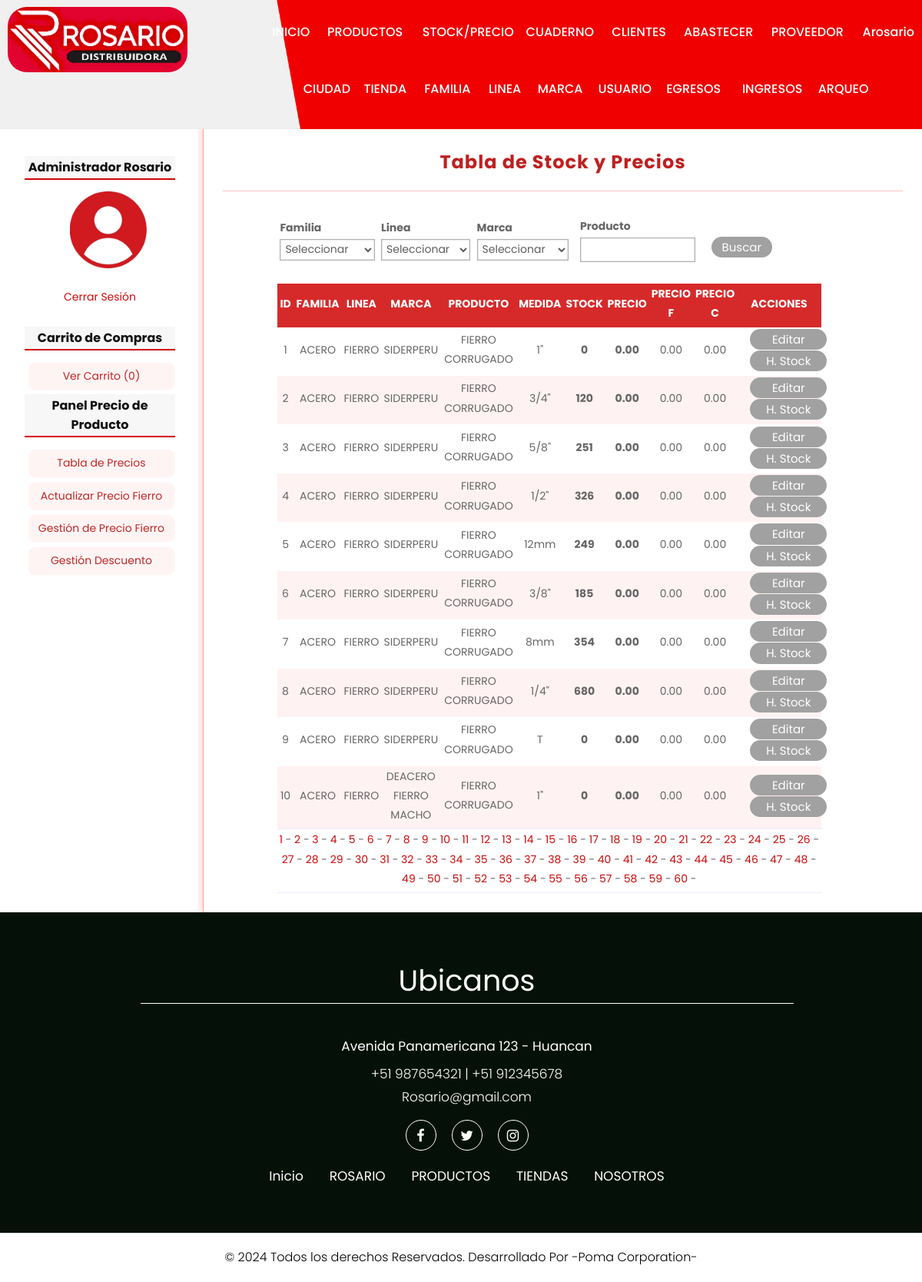
/precio/tabla (signed in), run on the app's committed database.
### tables this page shows
CREATE TABLE producto(
id              INT(255) AUTO_INCREMENT NOT NULL,
id_tienda       INT(255) NOT NULL,
id_familia      INT(255) NOT NULL,
id_linea        INT(255) NOT NULL,
id_marca        INT(255) NOT NULL,
id_descuento    INT(255) NOT NULL,
codigo          char(6),
nombre          VARCHAR(150) NOT NULL,
medida          VARCHAR(100) NOT NULL,
cantidad        FLOAT(100,2) NOT NULL,
paquete         INT(100),
imagen          VARCHAR(255),
preciob         FLOAT(100,2),
preciof         FLOAT(100,2),
precioc         FLOAT(100,2),
est             CHAR(1) NOT NULL,
CONSTRAINT pk_producto PRIMARY KEY(id),
CONSTRAINT fk_producto_tienda FOREIGN KEY(id_tienda) REFERENCES tienda(id),
CONSTRAINT fk_producto_familia FOREIGN KEY(id_familia) REFERENCES familia(id),
CONSTRAINT fk_producto_linea FOREIGN KEY(id_linea) REFERENCES linea(id),
CONSTRAINT fk_producto_marca FOREIGN KEY(id_marca) REFERENCES marca(id),
CONSTRAINT fk_producto_descuento FOREIGN KEY(id_descuento) REFERENCES descuento(id)
);

CREATE TABLE familia(
id              INT(255) AUTO_INCREMENT NOT NULL,
nombre          VARCHAR(150) NOT NULL,
est             char(1) NOT NULL,
CONSTRAINT pk_familia PRIMARY KEY(id)
);

CREATE TABLE linea(
id              INT(255) AUTO_INCREMENT NOT NULL,
nombre          VARCHAR(150) NOT NULL,
est             char(1) NOT NULL,
CONSTRAINT pk_linea PRIMARY KEY(id)
);

CREATE TABLE marca(
id              INT(255) AUTO_INCREMENT NOT NULL,
nombre          VARCHAR(150) NOT NULL,
est             char(1) NOT NULL,
CONSTRAINT pk_marca PRIMARY KEY(id)
);

### controllers/PrecioController.php (called while the page is built, shortened)
<?Php
require_once 'models/producto.php';
class precioController{
    public function tabla(){
        if(isset($_GET['pag'])){
            $pag = $_GET['pag'];
        }else{
            $pag = 1;
        }
        $limite = 10;
        $offset = ($pag-1)*$limite;
        $precio = new producto();
        $precio->setOffset($offset);
        $precio->setLimite($limite);
        $prec = $precio->gettablacantiprecio();
        $total = $precio->getAlltotal();
        $totalP = ceil($total/$limite);
        $totalPag = $totalP;
        require_once 'views/precio/tablape.php';
    }
}
?>

### config/db.php (called while the page is built)
<?Php
Class Database{
    public static function connect(){
        $db = new mysqli('localhost', 'root', '', 'ferr_ros_h');
        $db->query("SET NAMES 'utf8'");
        return $db;
    }
}
?>

### models/producto.php (called while the page is built, shortened)
<?Php
class producto{
    private $limite;
    private $offset;
    private $db;
    public function __construct(){
        $this->db = Database::connect();
    }
    function getLimite(){
        return $this->limite;
    }
    function getOffset(){
        return $this->offset;
    }
    function setLimite($limite){
        $this->limite = $limite;
    }
    function setOffset($offset){
        $this->offset = $offset;
    }
    public function getAlltotal(){
        $producto  = $this->db->query("SELECT * FROM producto WHERE est = 'H'");
        return $producto->num_rows;
    }
    public function gettablacantiprecio(){
        $sql = "SELECT po.id, m.nombre as 'marca', l.nombre as 'linea', f.nombre as 'familia', po.nombre, po.medida, po.preciob, po.preciof, po.precioc, po.cantidad FROM producto po "
                . "INNER JOIN familia f ON f.id= po.id_familia "
                . "INNER JOIN linea l ON l.id = po.id_linea "
                . "INNER JOIN marca m ON m.id = po.id_marca "
                . "WHERE po.est = 'H' ORDER BY id LIMIT {$this->getOffset()},{$this->getLimite()};";
        $producto = $this->db->query($sql);
        return $producto;
    }
}
?>

### views/precio/tablape.php (the view, shortened to what this page needs)
<h1>Tabla de Stock y Precios</h1>
<form action="<?=base_url?>precio/filtrotabla" method="POST" enctype="multipart/form-data">
    <table style="width: 75%; text-align: left; border: none;">
        <tr>
            <th style="width:200px;">
            <label class="frm" for="familia">Familia</label>
                <select name="familia" id="">
                    <option value="">Seleccionar</option>
                </select>
            </th>
            <th style="width:200px;">
                <label class="frm" for="linea">Linea</label>
                <select name="linea" id="">
                    <option value="">Seleccionar</option>
                </select>
            </th>
            <th style="width:200px;">
                <label class="frm" for="marca">Marca</label>
                <select name="marca" id="">
                    <option value="">Seleccionar</option>
                </select>
            </th>
            <th style="width:200px;">
                <label class="frm" style="margin-left:5%;" for="nombre">Producto</label>
                <input style="margin-left:5%; width:150px;" type="text"  name="nombre" class="fildt"/>
            </th>
            <th>
            <div class="fila-2" style="margin-right: 13%; margin-top: 30px;">
                <input type="submit" value="Buscar" class="button solid-colort">
            </div>
            </th>
        </tr>
    </table>
</form>
<br>
<table class="tablita">
    <tr>
        <th style="width: 20px;">ID</th>
        <th style="width: 40px;">FAMILIA</th>
        <th style="width: 40px;">LINEA</th>
        <th style="width: 40px;">MARCA</th>
        <th style="width: 40px;">PRODUCTO</th>
        <th style="width: 40px;">MEDIDA</th>
        <th style="width: 40px;">STOCK</th>
        <th style="width: 40px;">PRECIO</th>
        <th style="width: 40px;">PRECIO F</th>
        <?Php if(isset($_SESSION['admin'])): ?>
        <th style="width: 40px;">PRECIO C</th>
        <?Php endif;?>
        <th style="width: 40px;">ACCIONES</th>
    </tr>
    <?Php while($pr = $prec->fetch_object()): ?>
    <tr>
        <td><?=$pr->id?></td>
        <td><?=$pr->familia?></td>
        <td><?=$pr->linea?></td>
        <td><?=$pr->marca?></td>
        <td><?=$pr->nombre?></td>
        <td><?=$pr->medida?></td>
        <?Php
        $unidades = $pr->cantidad;
        if (floor($unidades) == $unidades){
            $cantidad = number_format($unidades, 0);
        }else{
            $cantidad = number_format($unidades, 2);
        }
        ?>
        <td><b><?=$cantidad?></b></td>
        <td><b><?=$pr->preciob?></b></td>
        <td><?=$pr->preciof?></td>
        <?Php if(isset($_SESSION['admin'])): ?>
        <td><?=$pr->precioc?></td>
        <?Php endif;?>
        <td>
            <?Php if(isset($_SESSION['admin'])): ?>
            <a href="<?=base_url?>precio/editar&id=<?=$pr->id?>" class="button solid-colort">Editar</a>
            <?Php endif;?>
            <a href="<?=base_url?>precio/historialstock&id=<?=$pr->id?>" class="button solid-colort">H. Stock</a>
        </td>
    </tr>
    <?Php endwhile; ?>
</table>
<table>
    <tr>
        <td class="text-center" colspan="11">
        <?Php if(isset($totalPag)): ?>
            <?Php for($i=1; $i<=$totalPag; $i++): ?>
                <a href="<?=base_url?>precio/tabla&pag=<?=$i?>"><?=$i?></a> -
            <?Php endfor; ?>
        <?Php endif; ?>
        </td>
    </tr>
</table>

### assets/css/style.css (style rules this page uses)
* { box-sizing: border-box !important; transition: ease all 0.5s; }
html { scroll-behavior: smooth; }
body { color: #666666; font-size: 14px; font-family: poppins; line-height: 1.80857; font-weight: normal; overflow-x: hidden; }
a { color: #1f1f1f; text-decoration: none !important; outline: none !important; -webkit-transition: all .3s ease-in-out; -moz-transition: all .3s ease-in-out; -ms-transition: all .3s ease-in-out; -o-transition: all .3s ease-in-out; transition: all .3s ease-in-out; }
h1, h2, h3, h4, h5, h6 { letter-spacing: 0; font-weight: normal; position: relative; padding: 0 0 10px 0; font-weight: normal; line-height: normal; color: #111111; margin: 0; }
h1 { font-size: 24px; }
*, *::after, *::before { -webkit-box-sizing: border-box; -moz-box-sizing: border-box; box-sizing: border-box; }
a { color: #cc0a0a; text-decoration: none; outline: none !important; }
a, .btn { text-decoration: none !important; outline: none !important; -webkit-transition: all .3s ease-in-out; -moz-transition: all .3s ease-in-out; -ms-transition: all .3s ease-in-out; -o-transition: all .3s ease-in-out; transition: all .3s ease-in-out; }
label, input[type="text"], input[type="password"], input[type="email"], input[type="number"], input[type="date"], select, textarea { display: block; width: 95%; margin-top: 2px; margin-bottom: 2px; margin-left: 2%; }
input[type="text"], input[type="password"], input[type="email"], input[type="number"], input[type="date"], select, textarea { border: 1px solid #afaeae; box-shadow: 0px 0px 2px #b5b5b5 inset; background: white; padding: 2px; color: rgb(94, 94, 94); transition: all 300ms; }
input[type="button"], input[type="submit"], button, .button { display: block; border-radius: 2px; width: auto; padding: 5px; padding-left: 10px; padding-right: 10px; color: white; background: #8c8888; border: 1px solid #706464; cursor:pointer; margin-left: 2%; }
.button { background: #fff4f4; color: rgb(191, 39, 39); text-decoration: none; text-align: center; border: 1px solid #fffafa; }
.button.solid-colort { width: 100px; background-color: #a1a1a1; border: #c66363; padding: 0px 14px; margin: 1% 15%; border-radius: 14px; font-size: 15px; color: #fff; }
input[type="button"], input[type="submit"], button { display: block; margin-top: 14px; }
.frm { font-weight: bold; margin-top: 12px; }
#central h1 { font-size: 24px; color: #bf2020; font-weight: bold; letter-spacing: 1px; text-align: center; border-bottom: 1px solid #fdc5c5; margin-bottom: 20px; padding: 20px; padding-top: 0px; }
table { text-align: center; width: 80%; margin-left: 8%; border-bottom: 1px solid #ebebfd; word-wrap: break-word; }
.tablita th,td { text-align: center; padding-top: 1px; padding-bottom: 5px; }
.tablita th { background-color: #d62a2a; color: white; }
.tablita tr:nth-child(odd) { background-color: #fff2f2; }
.fila-2 { display: flex; float: right; margin-right: 1.8%; }

### data on the page
producto: id "1", id_familia.nombre "ACERO", id_linea.nombre "FIERRO", id_marca.nombre "SIDERPERU", nombre "FIERRO CORRUGADO", medida "1\"", cantidad "0", preciob "0.00", preciof "0.00", precioc "0.00"
producto: id "2", id_familia.nombre "ACERO", id_linea.nombre "FIERRO", id_marca.nombre "SIDERPERU", nombre "FIERRO CORRUGADO", medida "3/4\"", cantidad "120", preciob "0.00", preciof "0.00", precioc "0.00"
producto: id "3", id_familia.nombre "ACERO", id_linea.nombre "FIERRO", id_marca.nombre "SIDERPERU", nombre "FIERRO CORRUGADO", medida "5/8\"", cantidad "251", preciob "0.00", preciof "0.00", precioc "0.00"
producto: id "4", id_familia.nombre "ACERO", id_linea.nombre "FIERRO", id_marca.nombre "SIDERPERU", nombre "FIERRO CORRUGADO", medida "1/2\"", cantidad "326", preciob "0.00", preciof "0.00", precioc "0.00"
producto: id "5", id_familia.nombre "ACERO", id_linea.nombre "FIERRO", id_marca.nombre "SIDERPERU", nombre "FIERRO CORRUGADO", medida "12mm", cantidad "249", preciob "0.00", preciof "0.00", precioc "0.00"
producto: id "6", id_familia.nombre "ACERO", id_linea.nombre "FIERRO", id_marca.nombre "SIDERPERU", nombre "FIERRO CORRUGADO", medida "3/8\"", cantidad "185", preciob "0.00", preciof "0.00", precioc "0.00"
producto: id "7", id_familia.nombre "ACERO", id_linea.nombre "FIERRO", id_marca.nombre "SIDERPERU", nombre "FIERRO CORRUGADO", medida "8mm", cantidad "354", preciob "0.00", preciof "0.00", precioc "0.00"
producto: id "8", id_familia.nombre "ACERO", id_linea.nombre "FIERRO", id_marca.nombre "SIDERPERU", nombre "FIERRO CORRUGADO", medida "1/4\"", cantidad "680", preciob "0.00", preciof "0.00", precioc "0.00"
producto: id "9", id_familia.nombre "ACERO", id_linea.nombre "FIERRO", id_marca.nombre "SIDERPERU", nombre "FIERRO CORRUGADO", medida "T", cantidad "0", preciob "0.00", preciof "0.00", precioc "0.00"
producto: id "10", id_familia.nombre "ACERO", id_linea.nombre "FIERRO", id_marca.nombre "DEACERO FIERRO MACHO", nombre "FIERRO CORRUGADO", medida "1\"", cantidad "0", preciob "0.00", preciof "0.00", precioc "0.00"

### other printed values
$_SESSION['identity']->usuariof "Arosario"
$_SESSION['identity']->nombre "Administrador"
$_SESSION['identity']->apellidos "Rosario"
$stats['count'] "0"
